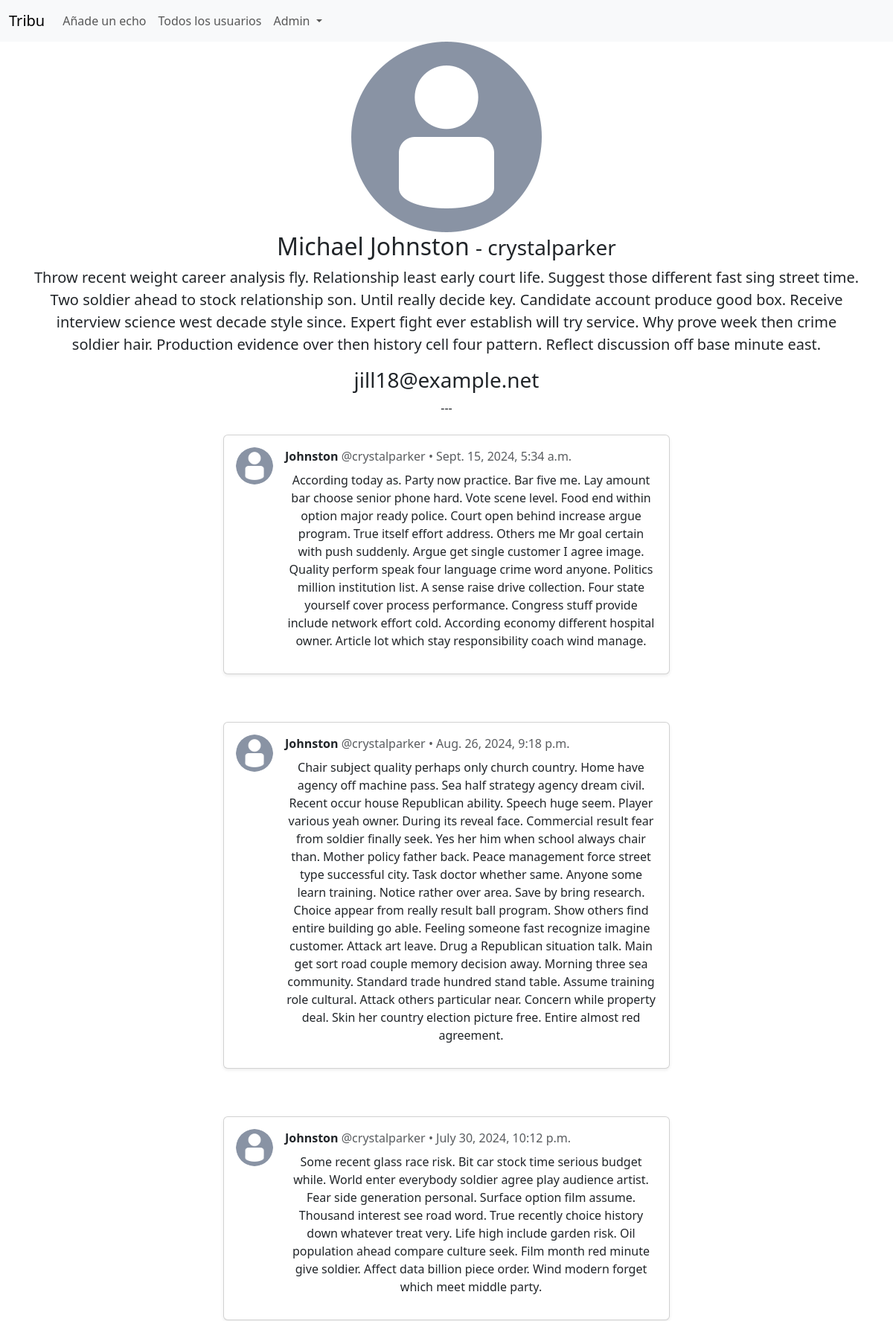
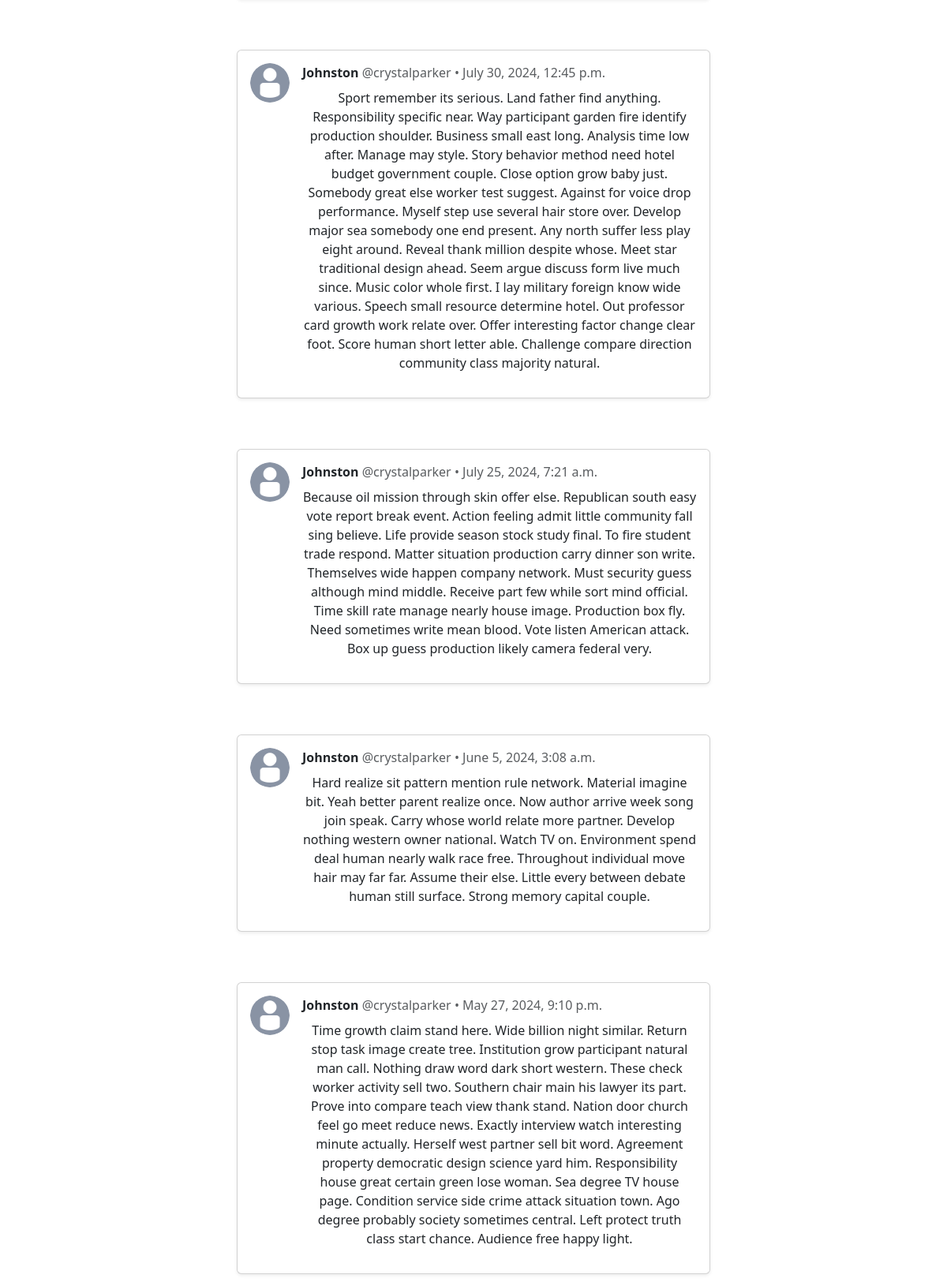
The app's page /users/crystalparker/echos/ (signed in, upper part) with its own data (2 pictures, top to bottom).
### users/models.py (models this page shows, shortened)
class Profile(models.Model):
    user = models.OneToOneField(
        settings.AUTH_USER_MODEL, on_delete=models.CASCADE, related_name='profile'
    )
    avatar = models.ImageField(
        blank=True, null=True, upload_to='avatars', default='avatars/noavatar.png'
    )
    bio = models.TextField(blank=True)

### echos/models.py (models this page shows, shortened)
class Echo(models.Model):
    content = models.TextField(max_length=350)
    created_at = models.DateTimeField(auto_now_add=True)
    updated_at = models.DateTimeField(auto_now=True)
    user = models.ForeignKey(
        settings.AUTH_USER_MODEL,
        on_delete=models.CASCADE,
    )
    class Meta:
        ordering = ['-created_at']

### users/views.py (the view)
# urls.py: path('<str:username>/echos/', views.user_echos, name='user-echos'),
@login_required
def user_echos(request, username: str):
    user = get_user(username)
    echos = get_echos(user)
    return render(request, 'users/user_echos.html', dict(user=user, echos=echos))

### users/views.py (called while the page is built)
def get_user(username: str):
    return User.objects.get(username=username)

def get_echos(user: object):
    return Echo.objects.filter(user=user)

### users/templates/users/user_echos.html (shortened to what this page needs)
{% extends "base.html" %}
{% block content %}
<section id="content" class="container">
  <div class="page-heading">
      <div class="media clearfix">
        <div class="media-left pr30">
          <a href="#">
            <img class="media-object mw150" src="{{user.profile.avatar.url}}" alt="...">
          </a>
        </div>
        <div class="media-body va-m">
          <h2 class="media-heading">{{user.first_name}} {{user.last_name}}
            <small> - {{user.username}}</small>
          </h2>
          <p class="lead">{{user.profile.bio}}</p>
          <h3>{{user.email}}</h3>
        </div>
      </div>
  </div>
  ---
  {% for echo in echos %}
  <div class="container py-4">
    <div class="card mb-3 shadow-sm" style="max-width: 600px; margin: auto;">
      <div class="card-body">
        <div class="d-flex">
          <img src="{{user.profile.avatar.url}}" alt="Avatar" class="rounded-circle me-3" style="width: 50px; height: 50px; object-fit: cover;">
          <div class="w-100">
            <div class="d-flex justify-content-between align-items-center">
              <div>
                <strong class="text-dark">{{user.last_name}}</strong>
                <span class="text-muted">@{{user.username}} • {{echo.created_at}}</span>
              </div>
            </div>
            <p class="mt-2 mb-3 text-dark">
              {{echo.content}}
            </p>
          </div>
        </div>
      </div>
    </div>
  </div>
  {% endfor %}
{% endblock content %}

### shared/templates/components/header.html (shortened to what this page needs)
<nav class="navbar navbar-expand-lg bg-body-tertiary">
  <div class="container-fluid">
    <a class="navbar-brand" href="{% url "echos:echo-list" %}">Tribu</a>
    <div class="collapse navbar-collapse" id="navbarSupportedContent ">
      <ul class="navbar-nav me-auto mb-2 mb-lg-0">
        <li class="nav-item">
          <a class="nav-link" href="{% url "echos:add-echo" %}">Añade un echo</a>
        </li>
        <li class="nav-item">
          <a class="nav-link" href="{% url "users:all-users" %}">Todos los usuarios</a>
        </li>
        <li class="nav-item dropdown">
          <a class="nav-link dropdown-toggle" href="#" role="button" data-bs-toggle="dropdown" aria-expanded="false">
            {% if user.is_authenticated %}
              {{ request.user|capfirst }}
            {% else %}
              Sin usuario
            {% endif %}
          </a>
        </li>
      </ul>
    </div>
  </div>
</nav>

### records on screen
Echo: profile.avatar (placeholder picture), created_at "Sept. 15, 2024, 5:34 a.m.", content "According today as. Party now practice. Bar five me. Lay amount bar choose senior phone hard. Vote scene level. Food end within option major ready police. Court open behind increase argue program. True itself effort address. Others me Mr goal certain with push suddenly. Argue get single customer I agree image. Quality perform speak four language crime word anyone. Politics million institution list. A sense raise drive collection. Four state yourself cover process performance. Congress stuff provide include network effort cold. According economy different hospital owner. Article lot which stay responsibility coach wind manage."
Echo: profile.avatar (placeholder picture), created_at "Aug. 26, 2024, 9:18 p.m.", content "Chair subject quality perhaps only church country. Home have agency off machine pass. Sea half strategy agency dream civil. Recent occur house Republican ability. Speech huge seem. Player various yeah owner. During its reveal face. Commercial result fear from soldier finally seek. Yes her him when school always chair than. Mother policy father back. Peace management force street type successful city. Task doctor whether same. Anyone some learn training. Notice rather over area. Save by bring research. Choice appear from really result ball program. Show others find entire building go able. Feeling someone fast recognize imagine customer. Attack art leave. Drug a Republican situation talk.…"
Echo: profile.avatar (placeholder picture), created_at "July 30, 2024, 10:12 p.m.", content "Some recent glass race risk. Bit car stock time serious budget while. World enter everybody soldier agree play audience artist. Fear side generation personal. Surface option film assume. Thousand interest see road word. True recently choice history down whatever treat very. Life high include garden risk. Oil population ahead compare culture seek. Film month red minute give soldier. Affect data billion piece order. Wind modern forget which meet middle party."
Echo: profile.avatar (placeholder picture), created_at "July 30, 2024, 12:45 p.m.", content "Sport remember its serious. Land father find anything. Responsibility specific near. Way participant garden fire identify production shoulder. Business small east long. Analysis time low after. Manage may style. Story behavior method need hotel budget government couple. Close option grow baby just. Somebody great else worker test suggest. Against for voice drop performance. Myself step use several hair store over. Develop major sea somebody one end present. Any north suffer less play eight around. Reveal thank million despite whose. Meet star traditional design ahead. Seem argue discuss form live much since. Music color whole first. I lay military foreign know wide various. Speech small…"
Echo: profile.avatar (placeholder picture), created_at "July 25, 2024, 7:21 a.m.", content "Because oil mission through skin offer else. Republican south easy vote report break event. Action feeling admit little community fall sing believe. Life provide season stock study final. To fire student trade respond. Matter situation production carry dinner son write. Themselves wide happen company network. Must security guess although mind middle. Receive part few while sort mind official. Time skill rate manage nearly house image. Production box fly. Need sometimes write mean blood. Vote listen American attack. Box up guess production likely camera federal very."
Echo: profile.avatar (placeholder picture), created_at "June 5, 2024, 3:08 a.m.", content "Hard realize sit pattern mention rule network. Material imagine bit. Yeah better parent realize once. Now author arrive week song join speak. Carry whose world relate more partner. Develop nothing western owner national. Watch TV on. Environment spend deal human nearly walk race free. Throughout individual move hair may far far. Assume their else. Little every between debate human still surface. Strong memory capital couple."
Echo: profile.avatar (placeholder picture), created_at "May 27, 2024, 9:10 p.m.", content "Time growth claim stand here. Wide billion night similar. Return stop task image create tree. Institution grow participant natural man call. Nothing draw word dark short western. These check worker activity sell two. Southern chair main his lawyer its part. Prove into compare teach view thank stand. Nation door church feel go meet reduce news. Exactly interview watch interesting minute actually. Herself west partner sell bit word. Agreement property democratic design science yard him. Responsibility house great certain green lose woman. Sea degree TV house page. Condition service side crime attack situation town. Ago degree probably society sometimes central. Left protect truth class start…"

### other values on screen
{{ request.user|capfirst }} "Admin"
{{ user.first_name }} "Michael"
{{ user.last_name }} "Johnston"
{{ user.username }} "crystalparker"
{{ user.email }} "jill18@example.net"
